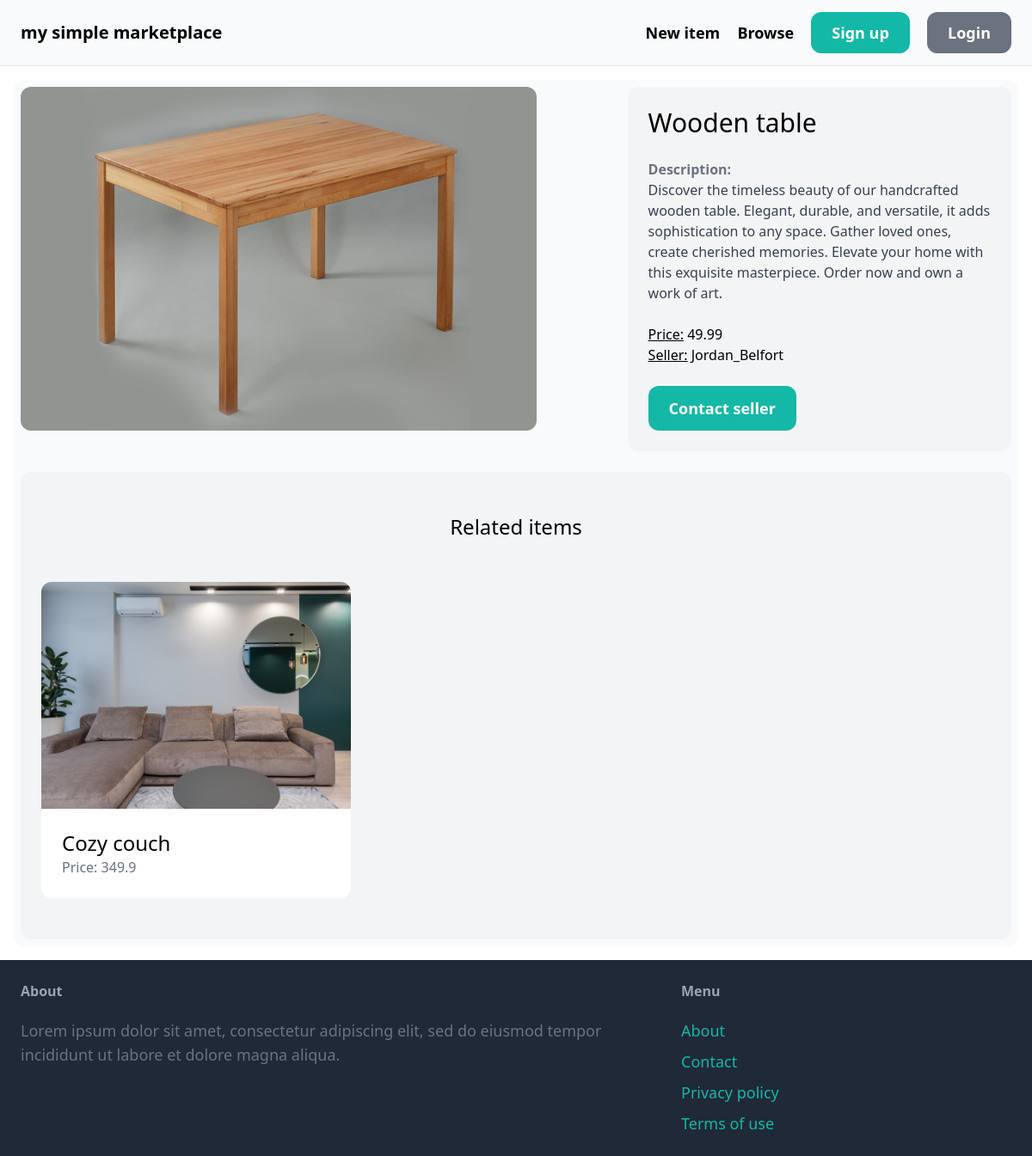
Page /items/1/ on the committed database.
### item/models.py (models this page shows, shortened)
class Item(models.Model):
    category = models.ForeignKey(Category, related_name='items', on_delete=models.CASCADE)
    name = models.CharField(max_length=255)
    description = models.TextField(blank=True, null=True)
    image = models.ImageField(upload_to='item_images', blank=False, null=False)
    price = models.FloatField()
    is_sold = models.BooleanField(default=False)
    created_by = models.ForeignKey(User, related_name='items', on_delete=models.CASCADE)
    created_at = models.DateTimeField(auto_now_add=True)
    class Meta:
        verbose_name_plural = 'Items'

### item/views.py (the view)
# urls.py: path('<int:pk>/', views.detail, name='detail'),
def detail(request, pk):
    item = get_object_or_404(Item, pk=pk)
    related_items = Item.objects.filter(category = item.category, is_sold = False).exclude(pk=pk)[0:3]
    return render(request, 'item/detail.html', {
        'item': item,
        'related_items': related_items,
    })

### item/templates/item/detail.html (shortened to what this page needs)
{% extends "core/master.html" %}
{% block content %}
  <div class="grid grid-cols-5 gap-6">
    <div class="col-span-3">
      <img src="{{ item.image.url }}" alt="{{ item.name }}" class="rounded-xl" />
    </div>
    <div class="col-span-2 p-6 bg-gray-100 rounded-xl">
      <h1 class="mb-6 text-3xl">{{ item.name }}</h1>
      {% if item.description %}
        <p class="text-gray-700">
          <strong class="text-gray-500">Description:</strong>
          <br />
          {{ item.description }}
        </p>
        <br />
      {% endif %}
      <p clas="text-gray-500">
        <u>Price:</u> {{ item.price }}
      </p>
      <p clas="text-gray-500">
        <u>Seller:</u> {{ item.created_by.username }}
      </p>
      {% if request.user == item.created_by %}
        <div class="mt-6 p-6 bg-white rounded-xl">
          <p>You published this.</p>
          <a href="{% url 'item:edit' item.id %}" class="inline-block mt-6 px-6 py-3 text-lg font-semibold bg-teal-500 text-white rounded-xl">Edit</a>
          <a href="{% url 'item:delete' item.id %}" class="inline-block mt-6 px-6 py-3 text-lg font-semibold bg-red-500 text-white rounded-xl">Delete</a>
        </div>
      {% else %}
        <a href="{% url 'conversation:new' item.id %}"
           class="inline-block mt-6 px-6 py-3 text-lg font-semibold bg-teal-500 text-white rounded-xl hover:bg-teal-700">Contact seller</a>
      {% endif %}
    </div>
  </div>
  <div class="mt-6 px-6 py-12 bg-gray-100 rounded-xl">
    <h2 class="mb-12 text-2xl text-center">Related items</h2>
    <div class="grid grid-cols-3 gap-3">
      {% for item in related_items %}
        <div>
          <a href="{% url 'item:detail' item.id %}">
            <div>
              <img src="{{ item.image.url }}" alt="{{ item.name }}" class="rounded-t-xl" />
            </div>
            <div class="p-6 bg-white rounded-b-xl">
              <h2 class="text-2xl">{{ item.name }}</h2>
              <p class="text-gray-500">Price: {{ item.price }}</p>
            </div>
          </a>
        </div>
      {% endfor %}
    </div>
  </div>
{% endblock content %}

### rows in the picture
Item: image (picture), name "Wooden table", description "Discover the timeless beauty of our handcrafted wooden table. Elegant, durable, and versatile, it adds sophistication to any space. Gather loved ones, create cherished memories. Elevate your home with this exquisite masterpiece. Order now and own a work of art.", price "49.99", created_by.username "Jordan_Belfort"
Item: image (picture), name "Cozy couch", price "349.9"
